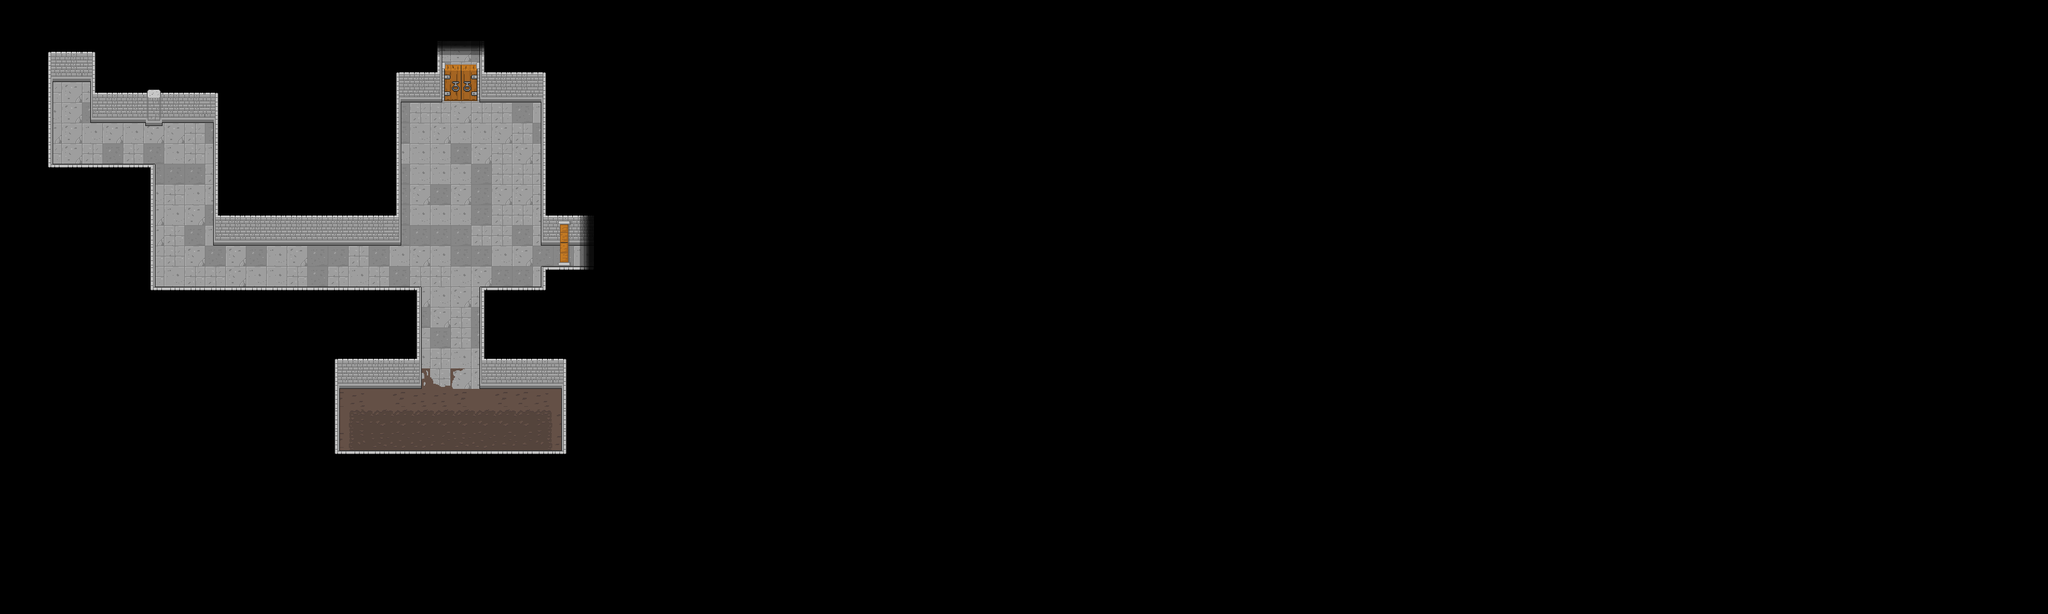

Rendered tile map (Tiled .tmx) drawn with the repository's tilesets; below, a short description and the map source with its tile grids summarised:
An orthogonal 100x30 tile map with 32x32 px tiles, 6 tile layers (ground, ground top, walls, doors, ...) and 33 objects (3x orc, 2x blob, 2x door, torch, player).

<map version="1.0" orientation="orthogonal" renderorder="right-down" width="100" height="30" tilewidth="32" tileheight="32" nextobjectid="75">
 <tileset firstgid="1" name="new" tilewidth="32" tileheight="32" spacing="6" margin="4" tilecount="70" columns="10">
  <image source="../game/graphics/tileset.png" width="400" height="268" />
 </tileset>
 <layer name="ground" width="100" height="30">
  <data>[3000 cells, 232 non-empty, 11 distinct tile ids]</data>
 </layer>
 <layer name="ground top" width="100" height="30">
  <data>[3000 cells, 25 non-empty, 11 distinct tile ids]</data>
 </layer>
 <layer name="walls" width="100" height="30">
  <data>[3000 cells, 118 non-empty, 17 distinct tile ids]</data>
 </layer>
 <layer name="doors" width="100" height="30">
  <data>[3000 cells, 9 non-empty, 7 distinct tile ids]</data>
 </layer>
 <objectgroup name="decorations">
  <object id="56" name="torch" x="488" y="360" />
 </objectgroup>
 <objectgroup name="barriers">
  <properties>
   <property name="objects:bodyType" value="static" />
   <property name="physics:enabled" value="true" />
  </properties>
  <object id="1" x="64" y="264" width="176" height="32" />
  <object id="5" x="336" y="176" width="16" height="192" />
  <object id="6" x="224" y="264" width="16" height="216" />
  <object id="7" x="64" y="64" width="16" height="200" />
  <object id="9" x="848" y="112" width="16" height="256" />
  <object id="10" x="144" y="144" width="208" height="32" />
  <object id="13" x="616" y="112" width="72" height="32" />
  <object id="14" x="64" y="72" width="96" height="32" />
  <object id="15" x="144" y="64" width="16" height="112" />
  <object id="34" x="224" y="456" width="432" height="32" />
  <object id="45" x="336" y="336" width="288" height="32" />
  <object id="46" x="608" y="96" width="16" height="272" />
  <object id="47" x="752" y="112" width="104" height="32" />
  <object id="51" x="848" y="416" width="16" height="64" />
  <object id="52" x="848" y="416" width="144" height="32" />
  <object id="53" x="848" y="336" width="144" height="32" />
  <object id="59" x="752" y="456" width="104" height="32" />
  <object id="60" x="512" y="712" width="376" height="32" />
  <object id="61" x="520" y="560" width="136" height="32" />
  <object id="62" x="752" y="560" width="136" height="32" />
  <object id="63" x="640" y="480" width="16" height="88" />
  <object id="64" x="752" y="464" width="16" height="104" />
  <object id="65" x="512" y="568" width="16" height="136" />
  <object id="66" x="880" y="576" width="24" height="144" />
 </objectgroup>
 <objectgroup name="entities">
  <object id="21" name="player" x="96" y="160" width="32" height="32" />
  <object id="31" name="orc" x="760" y="640" width="32" height="32" />
  <object id="68" name="orc" x="664" y="256" width="32" height="32" />
  <object id="71" name="blob" x="272" y="352" width="32" height="32" />
  <object id="73" name="orc" x="776" y="344" width="32" height="32" />
  <object id="74" name="blob" x="456" y="408" width="32" height="32" />
 </objectgroup>
 <layer name="walls-bottom" width="100" height="30">
  <data>[3000 cells, 43 non-empty, 6 distinct tile ids]</data>
 </layer>
 <layer name="black bg" width="100" height="30">
  <data>[3000 cells, 2705 non-empty, 3 distinct tile ids]</data>
 </layer>
 <objectgroup name="objects">
  <properties>
   <property name="objects:bodyType" value="static" />
   <property name="physics:enabled" value="true" />
  </properties>
  <object id="50" name="door" x="688" y="112" width="64" height="32">
   <properties>
    <property name="doorId" value="1" />
    <property name="lockYOffset" value="-45" />
    <property name="tiles" value="!json! [[21,3],[21,4],[22,3],[22,4],[23,3],[23,4]]" />
   </properties>
  </object>
  <object id="55" name="door" x="872" y="352" width="16" height="64">
   <properties>
    <property name="doorId" value="2" />
    <property name="lockXOffset" value="3" />
    <property name="lockYOffset" value="-10" />
    <property name="tiles" value="!json! [[27,10],[27,11],[27,12]]" />
   </properties>
  </object>
 </objectgroup>
</map>
